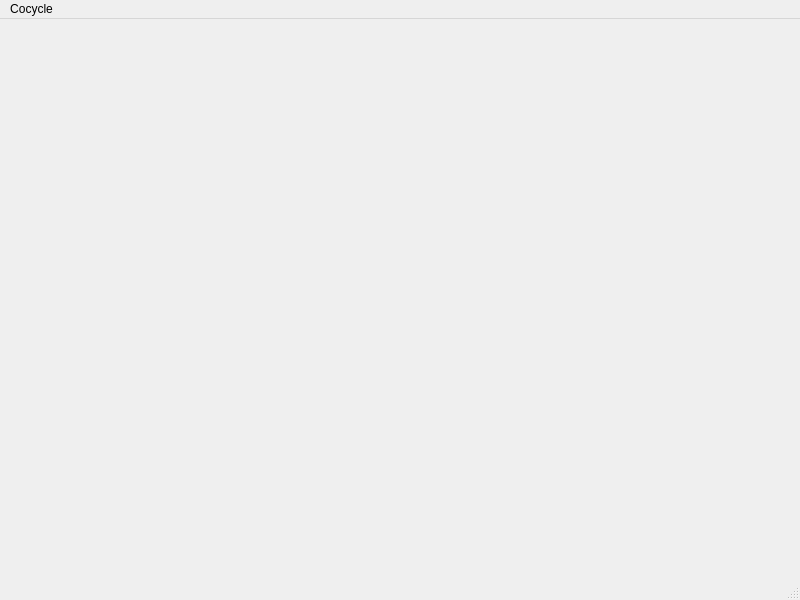
<?xml version="1.0" encoding="UTF-8"?>
<ui version="4.0">
 <class>MainWindowController</class>
 <widget class="QMainWindow" name="MainWindowController">
  <property name="geometry">
   <rect>
    <x>0</x>
    <y>0</y>
    <width>800</width>
    <height>600</height>
   </rect>
  </property>
  <property name="windowTitle">
   <string>MainWindow</string>
  </property>
  <widget class="QWidget" name="centralwidget"/>
  <widget class="QMenuBar" name="menubar">
   <property name="geometry">
    <rect>
     <x>0</x>
     <y>0</y>
     <width>800</width>
     <height>21</height>
    </rect>
   </property>
   <widget class="QMenu" name="menuCocycle">
    <property name="title">
     <string>Cocycle</string>
    </property>
    <addaction name="action_Quit"/>
   </widget>
   <addaction name="menuCocycle"/>
  </widget>
  <widget class="QStatusBar" name="statusbar"/>
  <action name="action_Quit">
   <property name="text">
    <string>&amp;Quit</string>
   </property>
  </action>
 </widget>
 <resources/>
 <connections/>
</ui>
